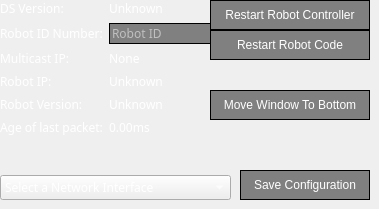
    <widget class="QWidget" name="config_tab">
     <attribute name="title">
      <string>Configuration</string>
     </attribute>
     <widget class="QPushButton" name="save_pushButton">
      <property name="geometry">
       <rect>
        <x>240</x>
        <y>170</y>
        <width>130</width>
        <height>30</height>
       </rect>
      </property>
      <property name="styleSheet">
       <string notr="true">background-color: grey; color: white; border: 1px solid black;</string>
      </property>
      <property name="text">
       <string>Save Configuration</string>
      </property>
     </widget>
     <widget class="QPushButton" name="restart_controller_pushButton">
      <property name="geometry">
       <rect>
        <x>210</x>
        <y>0</y>
        <width>160</width>
        <height>30</height>
       </rect>
      </property>
      <property name="styleSheet">
       <string notr="true">background-color: grey; color: white; border: 1px solid black;</string>
      </property>
      <property name="text">
       <string>Restart Robot Controller</string>
      </property>
     </widget>
     <widget class="QPushButton" name="restart_code_pushButton">
      <property name="geometry">
       <rect>
        <x>210</x>
        <y>30</y>
        <width>160</width>
        <height>30</height>
       </rect>
      </property>
      <property name="styleSheet">
       <string notr="true">background-color: grey; color: white; border: 1px solid black;</string>
      </property>
      <property name="text">
       <string>Restart Robot Code</string>
      </property>
     </widget>
     <widget class="QWidget" name="formLayoutWidget_2">
      <property name="geometry">
       <rect>
        <x>0</x>
        <y>0</y>
        <width>211</width>
        <height>155</height>
       </rect>
      </property>
      <layout class="QFormLayout" name="config_formLayout">
       <item row="1" column="0">
        <widget class="QLabel" name="id_Label">
         <property name="font">
          <font>
           <family>Manrope</family>
          </font>
         </property>
         <property name="styleSheet">
          <string notr="true">color:white</string>
         </property>
         <property name="text">
          <string>Robot ID Number:</string>
         </property>
        </widget>
       </item>
       <item row="1" column="1">
        <widget class="QLineEdit" name="id_lineEdit">
         <property name="font">
          <font>
           <family>Manrope</family>
          </font>
         </property>
         <property name="styleSheet">
          <string notr="true">QLineEdit{background:gray;color:white;border:1px solid black;}QLineEdit::placeholder{color:white;}</string>
         </property>
         <property name="maxLength">
          <number>5</number>
         </property>
         <property name="placeholderText">
          <string>Robot ID</string>
         </property>
        </widget>
       </item>
       <item row="2" column="0">
        <widget class="QLabel" name="multicast_designator_Label">
         <property name="font">
          <font>
           <family>Manrope</family>
          </font>
         </property>
         <property name="styleSheet">
          <string notr="true">color:white</string>
         </property>
         <property name="text">
          <string>Multicast IP:</string>
         </property>
        </widget>
       </item>
       <item row="2" column="1">
        <widget class="QLabel" name="multicast_ip_Label">
         <property name="font">
          <font>
           <family>Manrope</family>
          </font>
         </property>
         <property name="styleSheet">
          <string notr="true">color:white</string>
         </property>
         <property name="text">
          <string>None</string>
         </property>
        </widget>
       </item>
       <item row="3" column="0">
        <widget class="QLabel" name="robot_ip_designator_Label">
         <property name="font">
          <font>
           <family>Manrope</family>
          </font>
         </property>
         <property name="styleSheet">
          <string notr="true">color:white</string>
         </property>
         <property name="text">
          <string>Robot IP:</string>
         </property>
        </widget>
       </item>
       <item row="3" column="1">
        <widget class="QLabel" name="robot_ip_Label">
         <property name="font">
          <font>
           <family>Manrope</family>
          </font>
         </property>
         <property name="styleSheet">
          <string notr="true">color:white</string>
         </property>
         <property name="text">
          <string>Unknown</string>
         </property>
        </widget>
       </item>
       <item row="4" column="0">
        <widget class="QLabel" name="ver_designator_Label">
         <property name="font">
          <font>
           <family>Manrope</family>
          </font>
         </property>
         <property name="styleSheet">
          <string notr="true">color:white</string>
         </property>
         <property name="text">
          <string>Robot Version:</string>
         </property>
        </widget>
       </item>
       <item row="4" column="1">
        <widget class="QLabel" name="ver_label">
         <property name="font">
          <font>
           <family>Manrope</family>
          </font>
         </property>
         <property name="styleSheet">
          <string notr="true">color:white</string>
         </property>
         <property name="text">
          <string>Unknown</string>
         </property>
        </widget>
       </item>
       <item row="5" column="0">
        <widget class="QLabel" name="age_designator_Label">
         <property name="font">
          <font>
           <family>Manrope</family>
          </font>
         </property>
         <property name="styleSheet">
          <string notr="true">color:white</string>
         </property>
         <property name="text">
          <string>Age of last packet:</string>
         </property>
        </widget>
       </item>
       <item row="5" column="1">
        <widget class="QLabel" name="age_Label">
         <property name="font">
          <font>
           <family>Manrope</family>
          </font>
         </property>
         <property name="styleSheet">
          <string notr="true">color:white</string>
         </property>
         <property name="text">
          <string>0.00ms</string>
         </property>
        </widget>
       </item>
       <item row="0" column="0">
        <widget class="QLabel" name="ds_ver_designator_Label">
         <property name="font">
          <font>
           <family>Manrope</family>
          </font>
         </property>
         <property name="styleSheet">
          <string notr="true">color:white</string>
         </property>
         <property name="text">
          <string>DS Version:</string>
         </property>
        </widget>
       </item>
       <item row="0" column="1">
        <widget class="QLabel" name="ds_ver_Label">
         <property name="font">
          <font>
           <family>Manrope</family>
          </font>
         </property>
         <property name="styleSheet">
          <string notr="true">color:white</string>
         </property>
         <property name="text">
          <string>Unknown</string>
         </property>
        </widget>
       </item>
      </layout>
     </widget>
     <widget class="QComboBox" name="network_comboBox">
      <property name="geometry">
       <rect>
        <x>0</x>
        <y>175</y>
        <width>231</width>
        <height>25</height>
       </rect>
      </property>
      <property name="font">
       <font>
        <family>Manrope</family>
       </font>
      </property>
      <property name="styleSheet">
       <string notr="true">color: white;</string>
      </property>
      <item>
       <property name="text">
        <string>Select a Network Interface</string>
       </property>
      </item>
     </widget>
     <widget class="QPushButton" name="move_window_pushButton">
      <property name="geometry">
       <rect>
        <x>210</x>
        <y>90</y>
        <width>160</width>
        <height>30</height>
       </rect>
      </property>
      <property name="styleSheet">
       <string notr="true">background-color: grey; color: white; border: 1px solid black;</string>
      </property>
      <property name="text">
       <string>Move Window To Bottom</string>
      </property>
     </widget>
    </widget>
